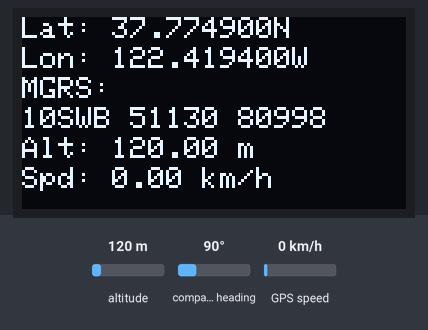
A sketch run on a simulated ESP32. Shown: 128×64 one-colour display. The inputs (shaded band) are chosen by the test bench; at power-on: altitude 120 m, GPS speed 0 km/h, compass heading 90°. The GPS gets a fix after 3 s at 37.7749, -122.4194 with 8 satellites; what the sketch prints to the serial monitor is not drawn.

Above: at 3.7 s.
3.8 s: altitude set to 20 m
At 4.5 s:
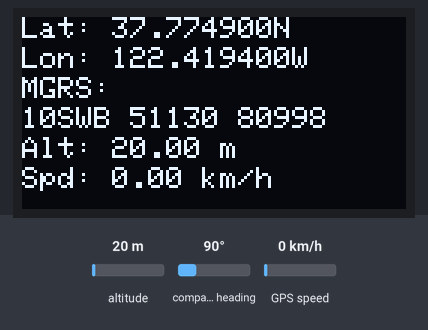
5.7 s: GPS speed set to 2 km/h
7.8 s: altitude set to 250 m
At 8.8 s:
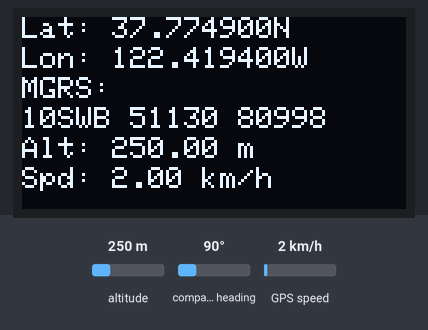
9.9 s: GPS speed set to 30 km/h
At 12.1 s:
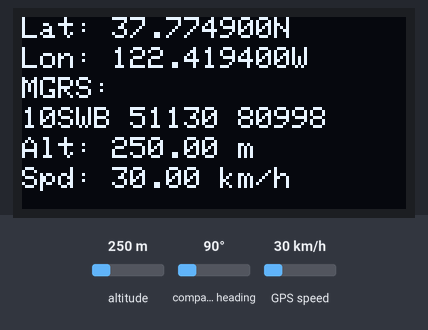
Timing chart, 0 to 13.1 s (numbered marks = the images above; inputs shaded):
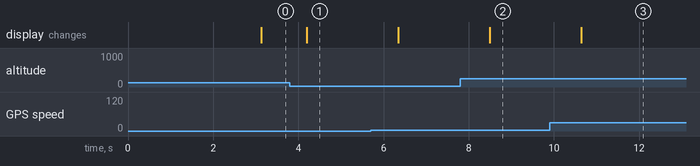

Measured:
- after the input at 3.8 s, the display: changes after 0.40 s (image 1)
- after the input at 7.8 s, the display: changes after 0.69 s (image 2)
- after the input at 9.9 s, the display: changes after 0.74 s (image 3)

The sketch:

MGRS_from_LatLon_gps_monitor_v1_1.ino
```cpp
//////////////////////////////////////////////////
// GNSS (GPS) WGS84 + MGRS monitor, v.1.1, 01/2025
// (cc) OK1VBR
// LanLon>MGRS calculation
// lilygo TBeam (ESP32+OLED+NEO6GPS+LoRa)
//////////////////////////////////////////////////


#include <Wire.h>
#include <Adafruit_SSD1306.h>
#include <Adafruit_GFX.h>
#include <TinyGPS++.h>
#include <HardwareSerial.h>
#include <math.h>
#include <Arduino.h>

// Konstanty pro výpočty
const double kPi = 3.14159265358979323846;
const double deg2rad = kPi / 180.0; // Převod stupňů na radiány
const double rad2deg = 180.0 / kPi; // Převod radiánů na stupně
const double equrad = 6378137; // WGS-84 semi-major axis (poloměr Země v metrech)
const double squecc = 0.00669438; // WGS-84 druhá mocnina výstřednosti elipsoidu
const double kK0 = 0.9996; // Měřítko UTM

// Konfigurace OLED displeje
#define SCREEN_WIDTH 128  // Šířka displeje v pixelech
#define SCREEN_HEIGHT 64  // Výška displeje v pixelech
#define OLED_RESET    -1  // Reset pin (-1 pokud není reset pin)
Adafruit_SSD1306 display(SCREEN_WIDTH, SCREEN_HEIGHT, &Wire, OLED_RESET);

// Inicializace GPS
TinyGPSPlus gps;
HardwareSerial mySerial(1);  // Používáme Serial1 pro komunikaci s GPS modulem

// Piny GPS
#define GPS_RX_PIN 34  // RX pin pro GPS
#define GPS_TX_PIN 12  // TX pin pro GPS

// Převod souřadnic Lat/Lon na UTM/MGRS
String LLtoUTM(const double Lat, const double Long) {
    double a = 6378137; // WGS-84 semi-major axis
    double eccSquared = 0.00669438; // WGS-84 výstřednost elipsoidu
    double k0 = 0.9996; // Měřítko UTM
    double LongOrigin; // Centrální poledník zóny
    double eccPrimeSquared; // Upravená výstřednost
    double N, T, C, A, M; // Meziproměnné pro výpočty
    double UTMEasting; // UTM easting (v metrech)
    double UTMNorthing; // UTM northing (v metrech)

    // Normalizace zeměpisné délky
    double LongTemp = (Long + 180) - int((Long + 180) / 360) * 360 - 180;
    double LatRad = Lat * deg2rad; // Převod zeměpisné šířky na radiány
    double LongRad = LongTemp * deg2rad; // Převod zeměpisné délky na radiány
    double LongOriginRad;
    int ZoneNumber; // Číslo UTM zóny

    // Určení UTM zóny
    ZoneNumber = int((LongTemp + 180) / 6) + 1;
    if (Lat >= 56.0 && Lat < 64.0 && LongTemp >= 3.0 && LongTemp < 12.0)
        ZoneNumber = 32;
    if (Lat >= 72.0 && Lat < 84.0) {
        if (LongTemp >= 0.0 && LongTemp < 9.0)
            ZoneNumber = 31;
        else if (LongTemp >= 9.0 && LongTemp < 21.0)
            ZoneNumber = 33;
        else if (LongTemp >= 21.0 && LongTemp < 33.0)
            ZoneNumber = 35;
        else if (LongTemp >= 33.0 && LongTemp < 42.0)
            ZoneNumber = 37;
    }
    LongOrigin = (ZoneNumber - 1) * 6 - 180 + 3; // Centrální poledník zóny
    LongOriginRad = LongOrigin * deg2rad;

    // Výpočet pomocných parametrů
    eccPrimeSquared = (eccSquared) / (1 - eccSquared);
    N = a / sqrt(1 - eccSquared * sin(LatRad) * sin(LatRad));
    T = tan(LatRad) * tan(LatRad);
    C = eccPrimeSquared * cos(LatRad) * cos(LatRad);
    A = cos(LatRad) * (LongRad - LongOriginRad);

    // Výpočet M (oblouková vzdálenost)
    M = a * ((1 - eccSquared / 4 - 3 * eccSquared * eccSquared / 64 - 5 * eccSquared * eccSquared * eccSquared / 256) * LatRad
        - (3 * eccSquared / 8 + 3 * eccSquared * eccSquared / 32 + 45 * eccSquared * eccSquared * eccSquared / 1024) * sin(2 * LatRad)
        + (15 * eccSquared * eccSquared / 256 + 45 * eccSquared * eccSquared * eccSquared / 1024) * sin(4 * LatRad)
        - (35 * eccSquared * eccSquared * eccSquared / 3072) * sin(6 * LatRad));

    // Výpočet souřadnic UTM
    UTMEasting = (double)(k0 * N * (A + (1 - T + C) * A * A * A / 6
        + (5 - 18 * T + T * T + 72 * C - 58 * eccPrimeSquared) * A * A * A * A * A / 120)
        + 500000.0);
    UTMNorthing = (double)(k0 * (M + N * tan(LatRad) * (A * A / 2 + (5 - T + 9 * C + 4 * C * C) * A * A * A * A / 24
        + (61 - 58 * T + T * T + 600 * C - 330 * eccPrimeSquared) * A * A * A * A * A * A / 720)));

    // Korekce pro jižní polokouli
    if (Lat < 0)
        UTMNorthing += 10000000.0;

    // Generování MGRS výstupu
    String UTMTwo = MGRSZoneDesignator(UTMEasting, UTMNorthing);
    int corrE = UTMEasting / 100000;
    UTMEasting = UTMEasting - (corrE * 100000);
    int corrN = UTMNorthing / 100000;
    UTMNorthing = UTMNorthing - (corrN * 100000);

    String toUTM = String(ZoneNumber) + UTMLetterDesignator(Lat) + UTMTwo + " (E)" + String(UTMEasting, 5) + " (N)" + String(UTMNorthing, 5);
    return toUTM;
}

// Generování MGRS zónových písmen
String MGRSZoneDesignator(double UTMEasting, double UTMNorthing) {
    String e100kLetters[] = {"S","T","U","V","W","X","Y","Z"};
    String n100kLetters[] = {"A","B","C","D","E","F","G","H","J","K","L","M","N","P","Q","R","S","T","U","V"};
    const int col = floor(UTMEasting / 100000);
    const int row = int(floor(UTMNorthing / 100000)) % 20;
    String ZoneDesignator = e100kLetters[col - 1] + n100kLetters[row];
    return ZoneDesignator;
}

// Určení UTM zónového písmene podle šířky
char UTMLetterDesignator(double Lat) {
    if ((84 >= Lat) && (Lat >= 72)) return 'X';
    else if ((72 > Lat) && (Lat >= 64)) return 'W';
    else if ((64 > Lat) && (Lat >= 56)) return 'V';
    else if ((56 > Lat) && (Lat >= 48)) return 'U';
    else if ((48 > Lat) && (Lat >= 40)) return 'T';
    else if ((40 > Lat) && (Lat >= 32)) return 'S';
    else if ((32 > Lat) && (Lat >= 24)) return 'R';
    else if ((24 > Lat) && (Lat >= 16)) return 'Q';
    else if ((16 > Lat) && (Lat >= 8)) return 'P';
    else if ((8 > Lat) && (Lat >= 0)) return 'N';
    else if ((0 > Lat) && (Lat >= -8)) return 'M';
    else if ((-8 > Lat) && (Lat >= -16)) return 'L';
    else if ((-16 > Lat) && (Lat >= -24)) return 'K';
    else if ((-24 > Lat) && (Lat >= -32)) return 'J';
    else if ((-32 > Lat) && (Lat >= -40)) return 'H';
    else if ((-40 > Lat) && (Lat >= -48)) return 'G';
    else if ((-48 > Lat) && (Lat >= -56)) return 'F';
    else if ((-56 > Lat) && (Lat >= -64)) return 'E';
    else if ((-64 > Lat) && (Lat >= -72)) return 'D';
    else if ((-72 > Lat) && (Lat >= -80)) return 'C';
    else return 'Z';
}

// Formátování MGRS pro displej
String formatForDisplay(String mgrs) {
    mgrs.replace(" ", "");
    String zone = mgrs.substring(0, 5); // Například: 33UVR
    int eastingStart = mgrs.indexOf("(E)") + 3;
    int northingStart = mgrs.indexOf("(N)") + 3;
    String easting = mgrs.substring(eastingStart, eastingStart + 5);
    String northing = mgrs.substring(northingStart, northingStart + 5);
    return zone + " " + easting + " " + northing;
}

// Inicializace systému
void setup() {
    Serial.begin(115200);
    mySerial.begin(9600, SERIAL_8N1, GPS_RX_PIN, GPS_TX_PIN);

    if (!display.begin(SSD1306_SWITCHCAPVCC, 0x3C)) {
        Serial.println(F("Neúspěšná inicializace displeje!"));
        while (true);
    }

    display.clearDisplay();
    display.display();
    display.setTextColor(SSD1306_WHITE);
    display.setTextSize(1);
}

// Hlavní smyčka programu
void loop() {
    while (mySerial.available() > 0) {
        gps.encode(mySerial.read());

        if (gps.location.isUpdated()) {
            double lat = gps.location.lat(); // Zeměpisná šířka
            double lon = gps.location.lng(); // Zeměpisná délka
            double altitude = gps.altitude.meters(); // Nadmořská výška (m)
            double speed = gps.speed.kmph(); // Rychlost (km/h)

            String mgrs = LLtoUTM(lat, lon); // Převod na MGRS
            String mgrsDisp = formatForDisplay(mgrs); // Formátování pro displej

            // Výstup na sériový monitor
            Serial.printf("Lat: %.6f Lon: %.6f Alt: %.2f Speed: %.2f MGRS: %s\n", lat, lon, altitude, speed, mgrs.c_str());

            // Výstup na displej
            display.clearDisplay();
            display.setCursor(0, 0);
            display.print(F("Lat: "));
            display.print(abs(lat), 6);
            display.print(lat >= 0 ? "N" : "S");

            display.setCursor(0, 10);
            display.print(F("Lon: "));
            display.print(abs(lon), 6);
            display.print(lon >= 0 ? "E" : "W");

            display.setCursor(0, 20);
            display.print(F("MGRS:"));
            display.setCursor(0, 30);
            display.print(mgrsDisp);

            display.setCursor(0, 40);
            display.print(F("Alt: "));
            display.print(altitude, 2);
            display.print(" m");

            display.setCursor(0, 50);
            display.print(F("Spd: "));
            display.print(speed, 2);
            display.print(" km/h");

            display.display();
        }
    }
    delay(100);
}
```
